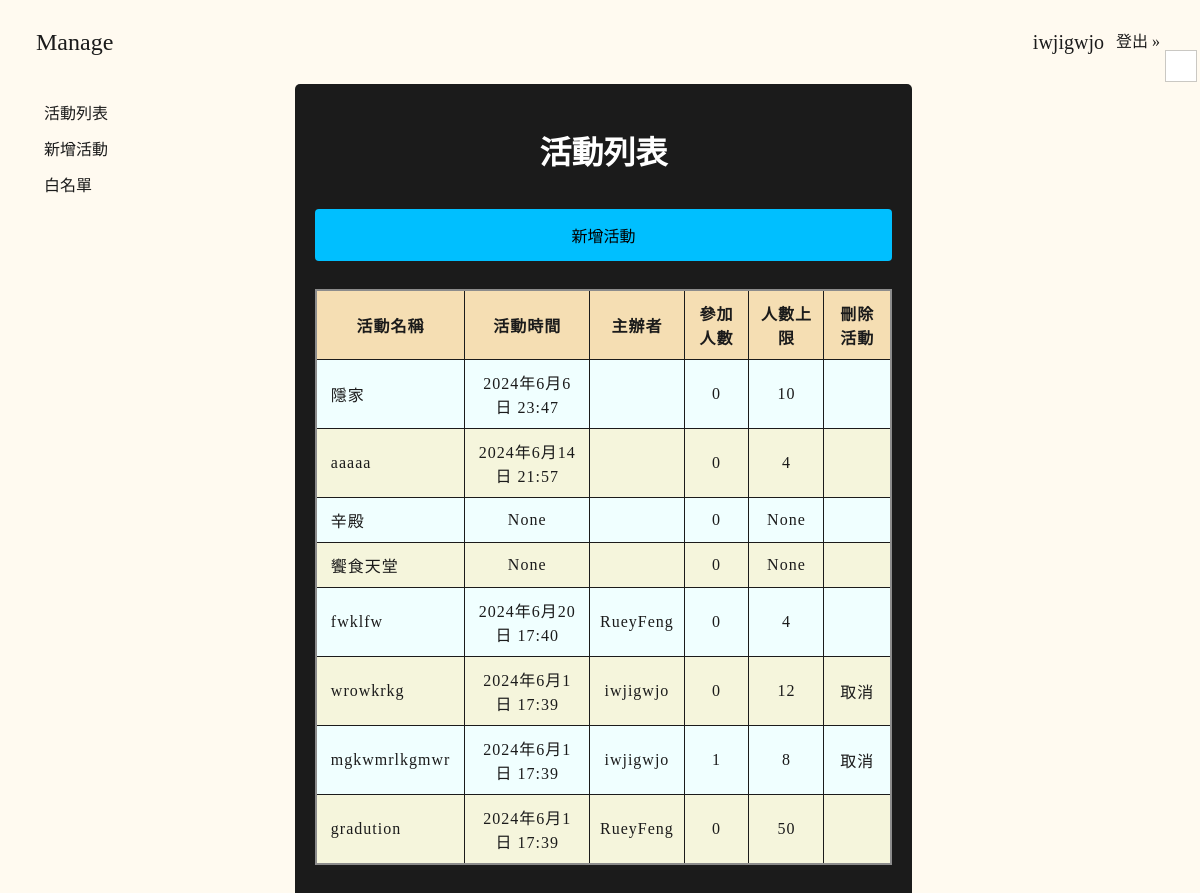
Page /eventPage (signed in) on the earlier database version.
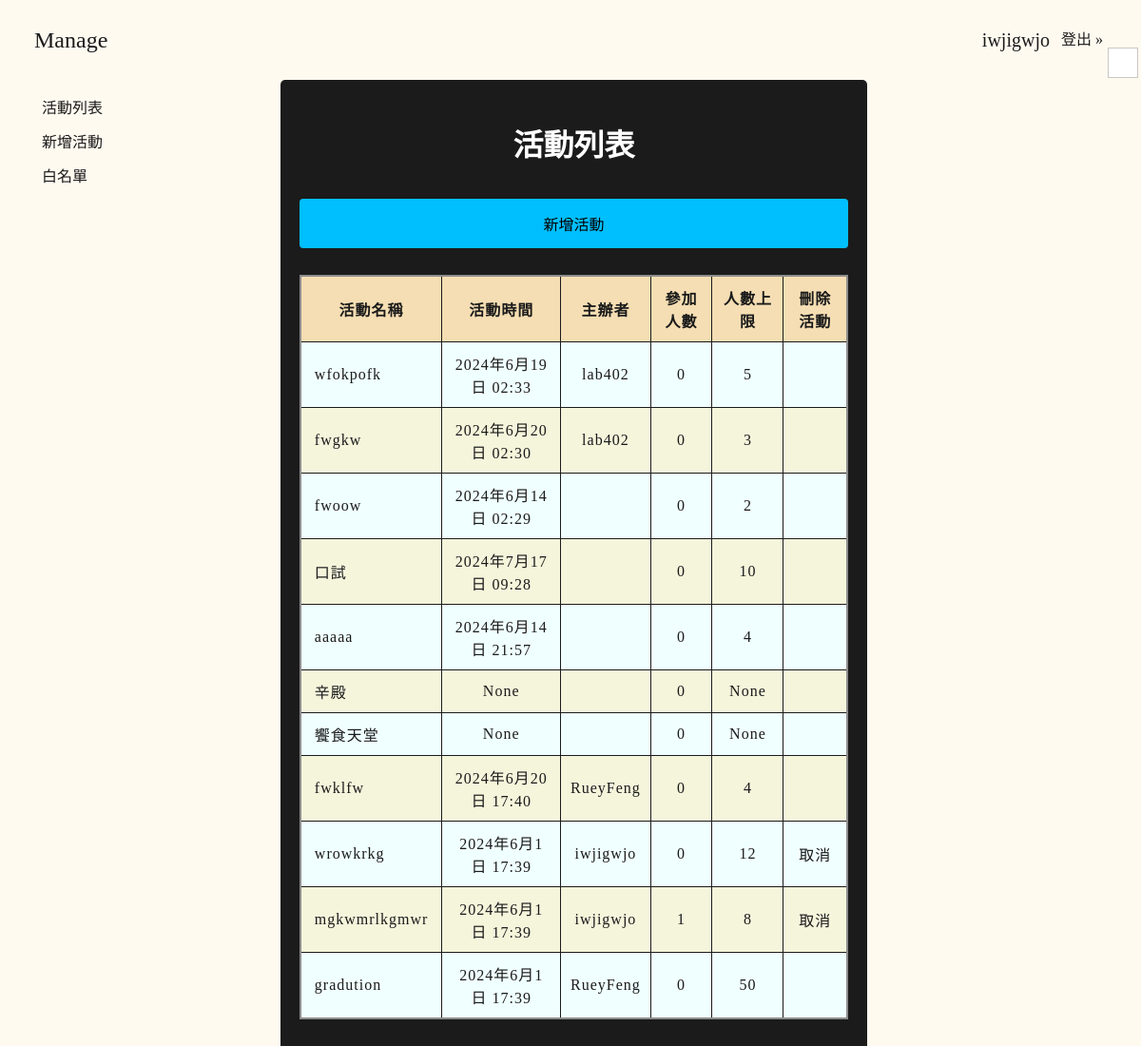
Same page on the later database version.
### manage_system/models.py (models this page shows, shortened)
class User(AbstractBaseUser, PermissionsMixin):
    username = models.CharField(max_length=150, unique=True)
    email = models.EmailField(blank=True)
    is_active = models.BooleanField(default=True)
    is_staff = models.BooleanField(default=False)
    createDate = models.DateTimeField(auto_now_add=True)
    objects = UserManager()
    USERNAME_FIELD = 'username'
    REQUIRED_FIELDS = []

class Event(models.Model):
    eventName = models.CharField(max_length=150)
    eventDateTime = models.DateTimeField(null=True)
    createUser = models.ForeignKey(User, null=True, blank=True, on_delete=models.SET_NULL, related_name = 'createdEvents')
    joinedUsers = models.ManyToManyField(User, related_name='joinedEvents', blank=True)
    max_limit = models.PositiveIntegerField(null=True)
    createDate = models.DateTimeField(auto_now_add=True)
    sheetId = models.CharField(max_length=150, null=True)
    draftId = models.CharField(max_length=150, null=True)
    class Meta:
        ordering=('-createDate',)

### manage_system/views.py (the view)
# urls.py: path("eventPage", eventPage),
@login_required(login_url='login/')
def eventPage(request):
    events = Event.objects.all()
    return render(request, 'eventPage.html', locals())

### templates/eventPage.html
{% extends "base.html" %}
{% load static %}
{% block extra-css %}
  <link rel="stylesheet" href="{% static "css/eventPage/light.css" %}"/>
  <link rel="stylesheet" href="{% static "css/eventPage/dark.css" %}" id="darkTheme" disabled/>
{% endblock %}
{% block main-wrapper %}
<div class="main-content">
  <header><h1>活動列表</h1></header>
  <section id="new-event">
      <form action="/createEvent">
        <input type="submit" value="新增活動" />
      </form>
  </section>
  <section id="events-list">
    <table>
      <thead>
        <tr>
          <th>活動名稱</th>
          <th>活動時間</th>
          <th>主辦者</th>
          <th>參加人數</th>
          <th>人數上限</th>
          <th>刪除活動</th>
        </tr>
      </thead>
      <tbody>
        {% for event in events %}
        <tr>
          <td id="event-name"><a href="/eventPage/{{event.eventName}}">{{ event.eventName }}</a></td>
          <td>{{ event.eventDateTime }}</td>
          <td>{{ event.createUser.username }}</td>
          <td>{{ event.joinedUsers.count }}</td>
          <td>{{ event.max_limit }}</td>
          <td>
            {% if user == event.createUser %}
              <a href="/deleteEvent/{{ event.id }}">取消</a>
            {% endif %}
          </td>
        </tr>
        {% endfor %}
      </tbody>
    </table>
  </section>
</div>
{% endblock %}

### templates/base.html (shortened to what this page needs)
{% load static %}
<html>
  <head>
    <link rel="stylesheet" href="{% static "css/base/light.css" %}">
    <link rel="stylesheet" href="{% static "css/base/dark.css" %}" id="darkTheme" disabled>
    <link rel="stylesheet" href="{% static "css/nav.css" %}" />
    {% block extra-css %}{% endblock %}
  </head>
  <body>
    <div class="top-navigation">
      <div class="logo">Manage</div>
      {% if user.is_authenticated %}
        <div class="name">{{ user.username }}</div>
        <a class="btn btn-lg btn-primary" href="{% url 'Logout' %}" role="button">登出 &#187;</a>
      {% else %}
        <a href="/login"><h4>Login</h4></a>
        <a href="/register"><h4>Register</h4></a>
      {% endif %}
    </div>
    <div class="main-wrapper">
      <div class="sidebar-container">
        <ol>
          <li><a href="/eventPage">活動列表</a></li>
          <li><a href="/createEvent">新增活動</a></li>
          <li><a href="/allowlistPage">白名單</a></li>
        </ol>
      </div>
      {% block main-wrapper %}{% endblock %}
    </div>
    <div class="scene scene--card sundarkmodep">
      <div class="card", id="themeToggle">
        <div class="card__face card__face--front"><span class="fa fa-moon" aria-hidden="true"></div>
      </div>
    </div>
  </body>
</html>

### static/css/base/light.css (style rules this page uses)
html { background-color: #FFFAF0; color: #1b1b1b; line-height: 1.75; }
a { color: #1b1b1b; padding: 0.25rem; text-decoration: none; }
body { height: 90%; margin: 0; }
table { border-collapse: collapse; border: 2px solid rgb(140 140 140); font-size: 1rem; letter-spacing: 1px; background-color: #343434; }
th, td { border: 1px solid rgb(160 160 160); padding: 0.5rem 0.75rem; text-align: center; }
.sidebar-container { position: sticky; top: 0px; height: 100vh; }
.sidebar-container li { list-style: none; margin-bottom: 0.5rem; width: 100%; }
.main-wrapper { display: grid; gap: 3rem; grid-template-columns: minmax(0, 1fr) minmax(0, 2.5fr) minmax(0, 15rem); }
.main-content { padding-top: 3rem; padding-bottom: 3rem; }
.scene { width: 30px; height: 30px; perspective: 600px; position: fixed; z-index: 99999; top: 50px; right: 5px; }
.card { width: 100%; height: 100%; cursor: pointer; transform-style: preserve-3d; transform-origin: center right; transition: transform 1s; border: 1px solid rgb(150, 150, 150, .5); }
.card__face { position: absolute; width: 100%; height: 100%; text-align: center; font-size: 16px; backface-visibility: hidden; }
.card__face--front { color: black !important; background: white; }
.name { padding: 0.5rem; font-size: 20px; }

### static/css/nav.css (style rules this page uses)
.top-navigation { display: flex; flex-direction: row; justify-content: space-between; align-items: center; padding: 10px 3%; height: 4rem; }
.logo { text-decoration: none; font-size: 24px; flex-grow: 1; }

### static/css/eventPage/light.css (style rules this page uses)
h1 { text-align: center; margin-bottom: 20px; }
div.main-content { border-radius: 5px; background-color: #1b1b1b; padding: 20px; }
header, label { color: white; }
input[type="submit"] { width: 100%; font-size: 16px; background-color: DeepSkyBlue; color: black; padding: 14px 20px; margin: 8px 0; border: none; border-radius: 4px; cursor: pointer; }
table { width: 100%; border-collapse: collapse; margin: 20px 0; }
thead { background-color: Wheat; }
th, td { padding: 10px; border: 1px solid #1b1b1b; text-align: center; }
td#event-name { text-align: left; }
tbody tr:nth-child(odd) { background-color: Azure; }
tbody tr:nth-child(even) { background-color: Beige; }

Differences in the rows shown:
removed Event: eventName "隱家", eventDateTime "2024年6月6日 23:47", joinedUsers.count "0", max_limit "10"
added Event: eventName "wfokpofk", eventDateTime "2024年6月19日 02:33", createUser.username "lab402", joinedUsers.count "0", max_limit "5"
added Event: eventName "fwgkw", eventDateTime "2024年6月20日 02:30", createUser.username "lab402", joinedUsers.count "0", max_limit "3"
added Event: eventName "fwoow", eventDateTime "2024年6月14日 02:29", joinedUsers.count "0", max_limit "2"
added Event: eventName "口試", eventDateTime "2024年7月17日 09:28", joinedUsers.count "0", max_limit "10"
